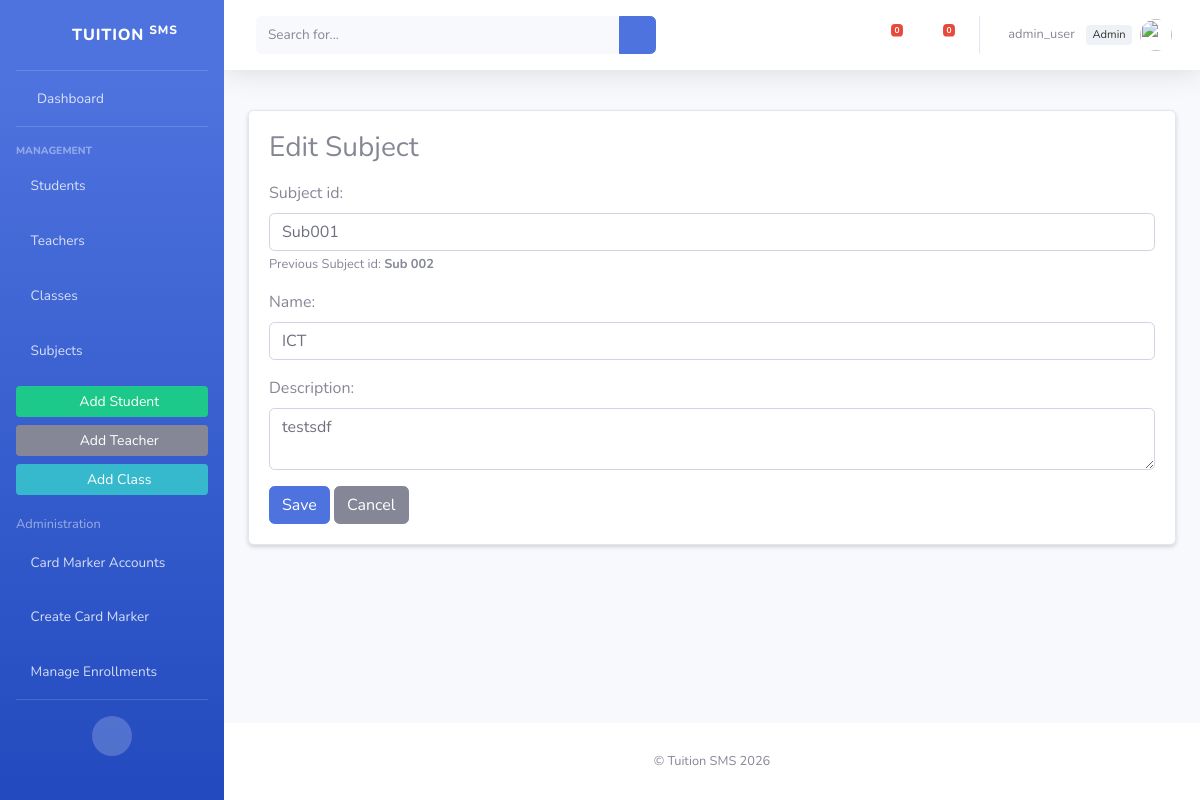
Screenshot of /subjects/2/edit/ (signed in) with the database file from the repository.
### accounts/models.py (models this page shows, shortened)
class User(AbstractUser):
    ROLE_ADMIN = 'admin'
    ROLE_STAFF = 'staff'
    ROLE_CHOICES = (
        (ROLE_ADMIN, 'Administrator'),
        (ROLE_STAFF, 'Card Mark Staff'),
    )
    role = models.CharField(max_length=20, choices=ROLE_CHOICES, default=ROLE_STAFF)
    is_teacher = models.BooleanField(default=False)
    is_student = models.BooleanField(default=False)
    @property
    def is_admin(self):
        return self.is_superuser or (self.role == self.ROLE_ADMIN)

### academic_core/models.py (models this page shows, shortened)
class Subject(models.Model):
    subject_id = models.CharField(max_length=40, unique=True)
    name = models.CharField(max_length=200)
    description = models.TextField(blank=True)
    class Meta:
        ordering = ['subject_id']

### academic_core/templates_views.py (the view)
# urls.py: path('subjects/<int:pk>/edit/', tv.SubjectUpdateView.as_view(), name='subject_update'),
@staff_or_admin_required_cbv
class SubjectUpdateView(UpdateView):
    model = Subject
    form_class = SubjectForm
    template_name = 'academic_core/subject_form.html'
    success_url = reverse_lazy('academic_core:subject_list')
    def get_context_data(self, **kwargs):
        ctx = super().get_context_data(**kwargs)
        last = Subject.objects.order_by('-id').first()
        ctx['last_subject_id'] = last.subject_id if last else None
        return ctx

### academic_core/forms.py
class SubjectForm(forms.ModelForm):
    class Meta:
        model = Subject
        fields = ['subject_id','name','description']
        widgets = {
            'subject_id': forms.TextInput(attrs={'class': 'form-control'}),
            'name': forms.TextInput(attrs={'class': 'form-control'}),
            'description': forms.Textarea(attrs={'class': 'form-control', 'rows': 2}),
        }

### academic_core/templates/academic_core/subject_form.html (shortened to what this page needs)
{% extends "academic_core/base.html" %}
{% block content %}
<div class="card shadow-sm">
  <div class="card-body">
    <h3 class="card-title mb-3">{% if form.instance.pk %}Edit Subject{% else %}Add Subject{% endif %}</h3>
    <form method="post" novalidate>
      <div class="mb-3">
        <label class="form-label">Subject id:</label>
        {{ form.subject_id }}
        {% if last_subject_id %}
          <div class="small text-muted mt-1">Previous Subject id: <strong>{{ last_subject_id }}</strong></div>
        {% endif %}
      </div>
      <div class="mb-3">
        <label class="form-label">Name:</label>
        {{ form.name }}
      </div>
      <div class="mb-3">
        <label class="form-label">Description:</label>
        {{ form.description }}
      </div>
      <div>
        <button class="btn btn-primary">Save</button>
        <a class="btn btn-secondary" href="{% url 'academic_core:subject_list' %}">Cancel</a>
      </div>
    </form>
  </div>
</div>
{% endblock %}

### academic_core/templates/academic_core/base.html (shortened to what this page needs)
{% load static %}
<!doctype html>
<html lang="en">
<head>
  <link href="{% static 'vendor/fontawesome-free/css/all.min.css' %}" rel="stylesheet" type="text/css">
  <link href="{% static 'css/sb-admin-2.min.css' %}" rel="stylesheet">
</head>
<body id="page-top">
  <div id="wrapper">
    <ul class="navbar-nav bg-gradient-primary sidebar sidebar-dark accordion" id="accordionSidebar">
      <a class="sidebar-brand d-flex align-items-center justify-content-center" href="{% url 'academic_core:index' %}">
        <div class="sidebar-brand-icon rotate-n-15"><i class="fas fa-laugh-wink"></i></div>
        <div class="sidebar-brand-text mx-3">Tuition <sup>SMS</sup></div>
      </a>
      <hr class="sidebar-divider my-0">
      <li class="nav-item {% if request.path == '/' %}active{% endif %}">
        <a class="nav-link" href="{% url 'academic_core:index' %}"><i class="fas fa-fw fa-tachometer-alt"></i><span>Dashboard</span></a>
      </li>
      <hr class="sidebar-divider">
      <div class="sidebar-heading">Management</div>
      {% if request.user.is_authenticated %}
        <li class="nav-item"><a class="nav-link" href="{% url 'academic_core:student_list' %}"><i class="fas fa-user-graduate"></i><span>Students</span></a></li>
        <li class="nav-item"><a class="nav-link" href="{% url 'academic_core:teacher_list' %}"><i class="fas fa-chalkboard-teacher"></i><span>Teachers</span></a></li>
        <li class="nav-item"><a class="nav-link" href="{% url 'academic_core:class_list' %}"><i class="fas fa-school"></i><span>Classes</span></a></li>
        <li class="nav-item"><a class="nav-link" href="{% url 'academic_core:subject_list' %}"><i class="fas fa-book"></i><span>Subjects</span></a></li>
        <li class="nav-item mt-2">
          <div class="px-3">
            {% if request.user.is_admin or request.user.is_staff_user %}
              <a class="btn btn-sm btn-success w-100 mb-2" href="{% url 'academic_core:student_create' %}"><i class="fas fa-plus-circle"></i> Add Student</a>
              <a class="btn btn-sm btn-secondary w-100 mb-2" href="{% url 'academic_core:teacher_create' %}"><i class="fas fa-plus-circle"></i> Add Teacher</a>
              <a class="btn btn-sm btn-info w-100" href="{% url 'academic_core:class_create' %}"><i class="fas fa-plus-circle"></i> Add Class</a>
            {% endif %}
          </div>
        </li>
        {% if request.user.is_admin %}
          <li class="nav-item mt-3">
            <div class="px-3"><small class="text-white-50">Administration</small></div>
          </li>
          <li class="nav-item"><a class="nav-link" href="{% url 'accounts:cardmarker_list' %}"><i class="fas fa-user-cog"></i><span>Card Marker Accounts</span></a></li>
          <li class="nav-item"><a class="nav-link" href="{% url 'accounts:create_cardmarker' %}"><i class="fas fa-user-plus"></i><span>Create Card Marker</span></a></li>
          <li class="nav-item"><a class="nav-link" href="{% url 'academic_core:enrollment_create' %}"><i class="fas fa-user-check"></i><span>Manage Enrollments</span></a></li>
        {% endif %}
      {% endif %}
      <hr class="sidebar-divider d-none d-md-block">
      <div class="text-center d-none d-md-inline"><button class="rounded-circle border-0" id="sidebarToggle"></button></div>
    </ul>
    <div id="content-wrapper" class="d-flex flex-column">
      <div id="content">
        <nav class="navbar navbar-expand navbar-light bg-white topbar mb-4 static-top shadow">
          <form class="d-none d-sm-inline-block form-inline mr-auto ml-md-3 my-2 my-md-0 mw-100 navbar-search">
            <div class="input-group">
              <input type="text" class="form-control bg-light border-0 small" placeholder="Search for..." aria-label="Search">
              <div class="input-group-append"><button class="btn btn-primary" type="button"><i class="fas fa-search fa-sm"></i></button></div>
            </div>
          </form>
          <ul class="navbar-nav ml-auto">
            <li class="nav-item dropdown no-arrow mx-1">
              <a class="nav-link dropdown-toggle" href="#" id="alertsDropdown" role="button" data-toggle="dropdown">
                <i class="fas fa-bell fa-fw"></i>
                <span class="badge badge-danger badge-counter">{{ alerts_count|default:"0" }}</span>
              </a>
            </li>
            <li class="nav-item dropdown no-arrow mx-1">
              <a class="nav-link dropdown-toggle" href="#" id="messagesDropdown" role="button" data-toggle="dropdown">
                <i class="fas fa-envelope fa-fw"></i>
                <span class="badge badge-danger badge-counter">{{ messages_count|default:"0" }}</span>
              </a>
            </li>
            <li class="nav-item dropdown no-arrow">
              <a class="nav-link dropdown-toggle" href="#" id="userDropdown" role="button" data-toggle="dropdown">
                <span class="mr-2 d-none d-lg-inline text-gray-600 small">
                  {% if request.user.is_authenticated %}
                    {{ request.user.get_full_name|default:request.user.username }}
                    {% if request.user.is_admin %}<span class="role-badge">Admin</span>{% elif request.user.is_staff_user %}<span class="role-badge">Staff</span>{% endif %}
                  {% else %}
                    Guest
                  {% endif %}
                </span>
                <img class="img-profile rounded-circle" src="{% static 'img/undraw_profile.svg' %}">
              </a>
            </li>
          </ul>
        </nav>
        <div class="container-fluid app-container">
          {% block content %}{% endblock %}
        </div>
      </div>
      <footer class="sticky-footer bg-white mt-4">
        <div class="container my-auto"><div class="copyright text-center my-auto"><span>&copy; Tuition SMS {% now "Y" %}</span></div></div>
      </footer>
    </div>
  </div>
</body>
</html>

### academic_core/templates/academic_core/base.html (style rules this page uses)
.app-container { padding-top: 1rem; padding-bottom: 2rem; }
.img-profile { width: 36px; height:36px; object-fit:cover; }
.role-badge { font-size:.7rem; padding:.15rem .4rem; border-radius:.25rem; background:#eef2f7; color:#333; margin-left:.5rem; }
.sidebar .nav-link { font-size: .95rem; }

### rows the page displays
User: user.get_full_name "admin_user"
Subject: subject_id "Sub001", name "ICT", description "testsdf"
Subject: subject "Sub 002"

### other values shown
{{ alerts_count|default:"0" }} "0"
{{ messages_count|default:"0" }} "0"
